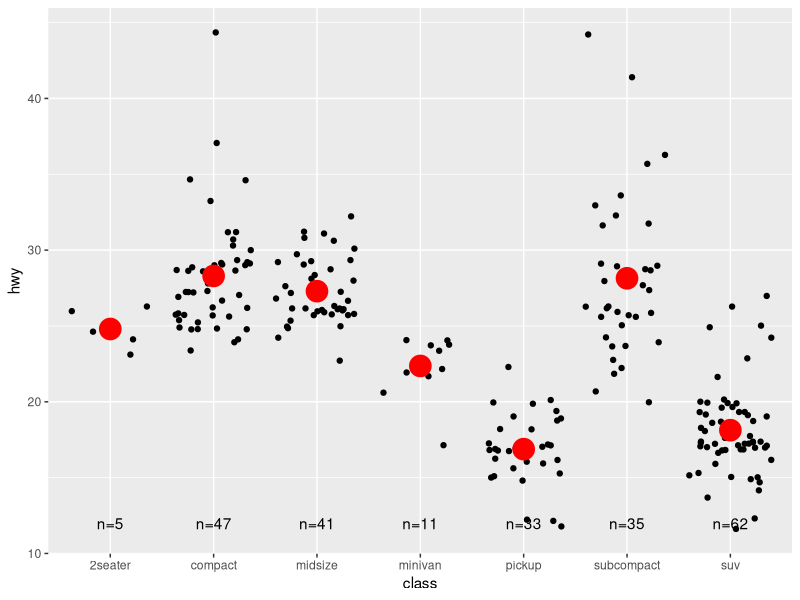
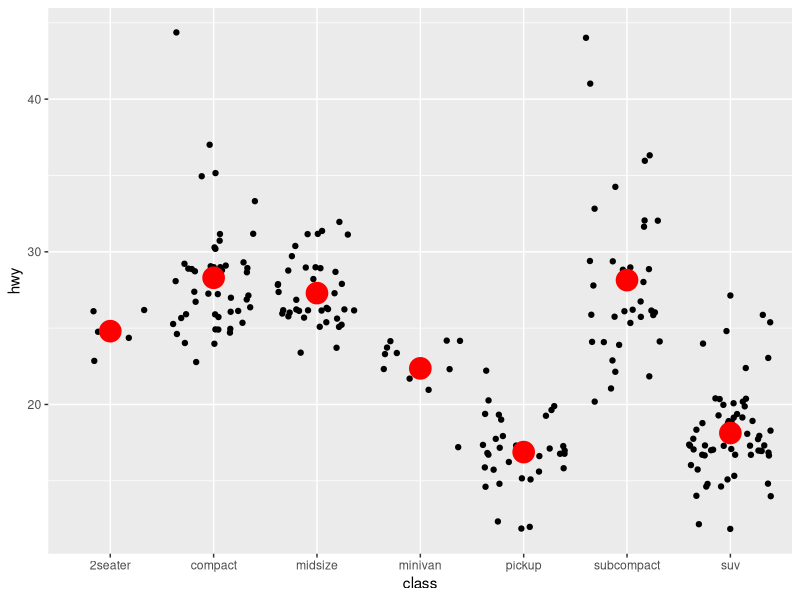
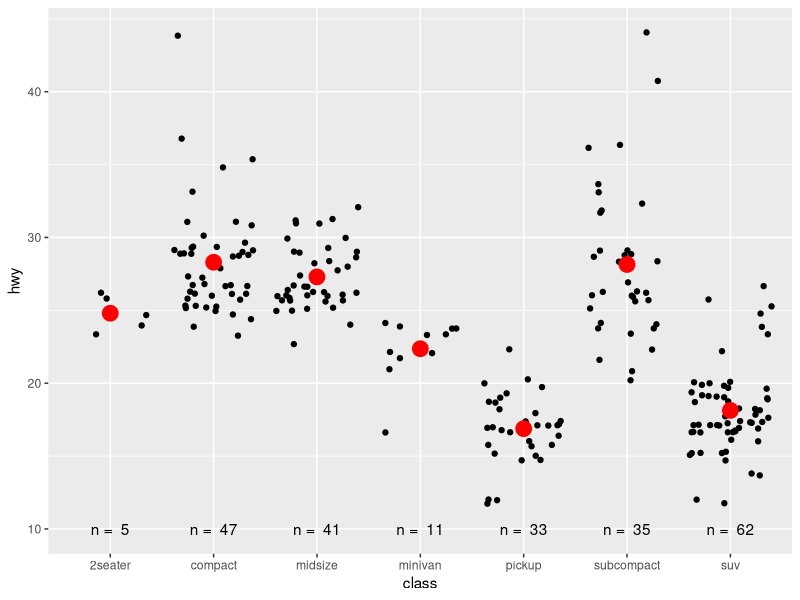
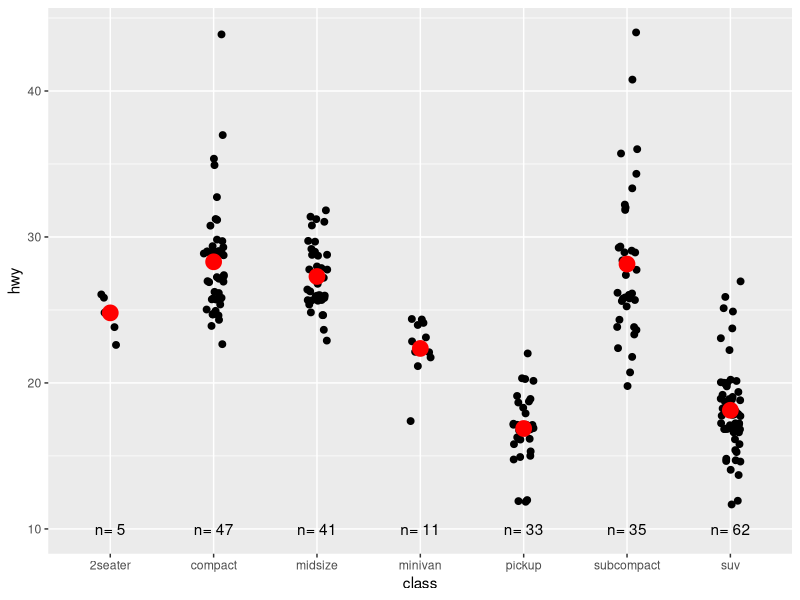
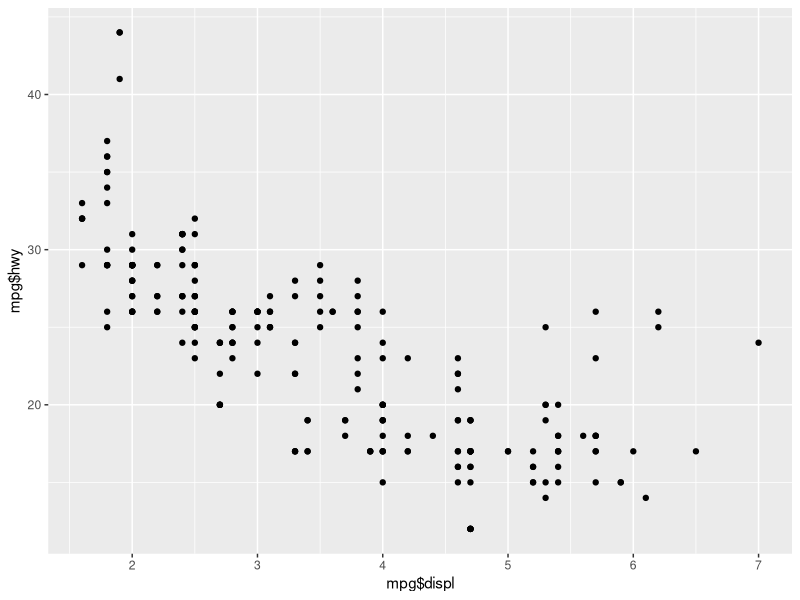
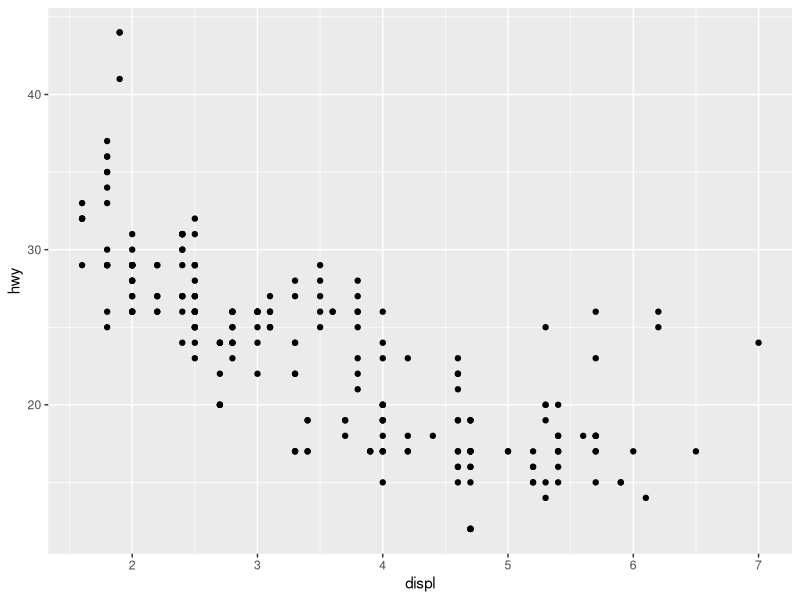
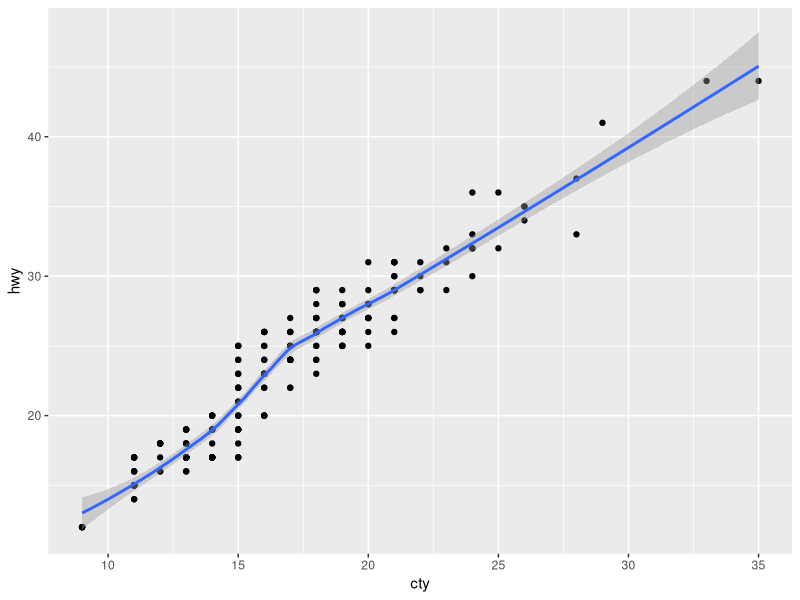
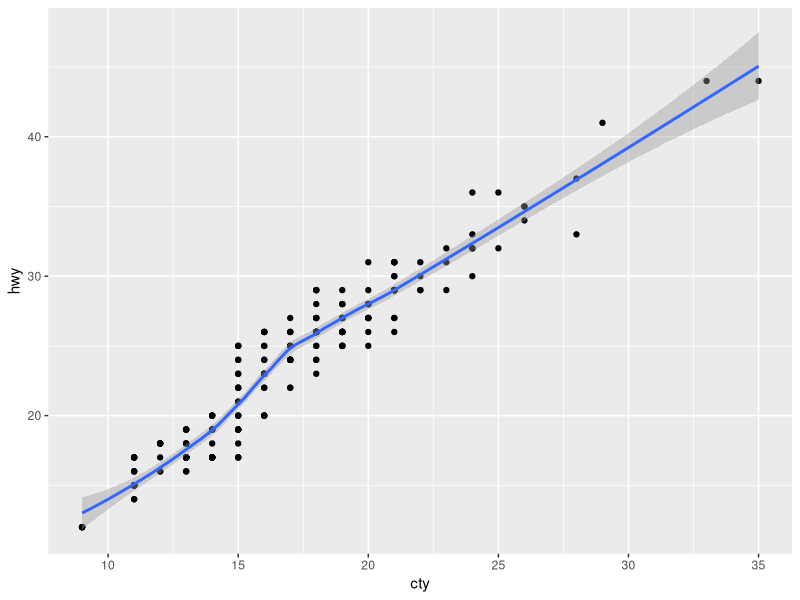

Source code (R) for these figures, in order: (Note: this script raises an error after producing the figures.)
## ---- chunk 1
library(tidyverse)

## ---- chunk 2

class <- mpg %>% 
  group_by(class) %>% 
  summarise(n = n(), hwy = mean(hwy),
            .groups = "drop")

# create annotation vector
classMeans <- str_c("n=", class$n, sep = "") 

ggplot() +
  geom_jitter(aes(class, hwy), data = mpg) +
  geom_point(aes(class, hwy), data = class, color = "red", size = 7) +
  geom_text(aes(class, min(mpg$hwy), label = classMeans), data = class)

# alternative version from later in chapter
ggplot(mpg, aes(class, hwy)) +
  geom_jitter() +
  geom_point(stat = "summary", fun = "mean", colour = "red", size = 7)

# AM solution with label as new column
class <- mpg %>%
  group_by(class) %>%
  summarise(n = n(), hwy = mean(hwy),
            .groups = "drop") %>%
  mutate(nlabel = paste("n = ",n))

ggplot(mpg, aes(class, hwy)) +
  geom_point(position = "jitter") +
  geom_point(data = class,colour = "red",size = 5) +
  geom_text(data = class,aes(label = nlabel, y = 10))

#YX solution
t<-paste("n=",class$n)
ggplot(mpg,aes(x=class,y=hwy))+
geom_jitter(width = 0.1, size=2)+ # use width to constrain the points
geom_point(aes(x=class,y=hwy),data = class,colour="red",size=5)+
geom_text(aes(label=t,y=10),data=class)

## ---- chunk 3

# given
ggplot(mpg) + 
  geom_point(aes(mpg$displ, mpg$hwy))

# fixed
ggplot(mpg) + 
  geom_point(aes(displ, hwy))

# given
ggplot() + 
 geom_point(mapping = aes(y = hwy, x = cty), data = mpg) +
 geom_smooth(data = mpg, mapping = aes(cty, hwy))

# simplified
ggplot(mpg, aes(cty, hwy)) + 
 geom_point() +
 geom_smooth()

# given
ggplot(diamonds, aes(carat, price)) + 
  geom_point(aes(log(brainwt), log(bodywt)), data = msleep)

# simlipfied
ggplot() + 
  geom_point(aes(log(brainwt), log(bodywt)), msleep)



## ---- chunk 4

ggplot(mpg) +
  geom_point(aes(class, cty)) + 
  geom_boxplot(aes(trans, hwy))

## ---- chunk 5

# categorical x axis with continuous x axis on second layer
# gives error
ggplot(mpg) +
  geom_point(aes(class, hwy)) +
  geom_point(aes(hwy, class), color = "red")

## ---- chunk 6

# continuous x axis with categorical x axis on second layer
# gives error
ggplot(mpg) +
  geom_point(aes(hwy, class), color = "red") +
  geom_point(aes(class, hwy))

## ---- chunk 7

# from YX solution
ggplot(data=mpg,aes(x=drv,y=displ))+
geom_violin(lwd=1)

ggplot(data=mpg,aes(x=hwy,y=cty))+
geom_jitter(alpha=0.2,size=mpg$displ,height = 0.1) #??

ggplot(data=mpg,aes(x=hwy,y=cty))+
geom_hex(bins=10,show.legend = F)

ggplot(data=mpg,aes(x=cyl,y=drv))+
geom_jitter(width = 0.1,height=0.2, size=3)

ggplot(data=economics,aes(x=date,y=psavert))+
geom_area()

ggplot(data=economics,aes(x=uempmed,y=psavert))+
geom_path(lwd=1)

## ---- chunk 8

# given
mod <- loess(hwy ~ displ, data = mpg)
smoothed <- data.frame(displ = seq(1.6, 7, length = 50))
pred <- predict(mod, newdata = smoothed, se = TRUE) 
smoothed$hwy <- pred$fit
smoothed$hwy_lwr <- pred$fit - 1.96 * pred$se.fit
smoothed$hwy_upr <- pred$fit + 1.96 * pred$se.fit

# make geom_smooth
plot1 <- ggplot(mpg, aes(displ, hwy)) +
  geom_smooth(method = "loess", formula = "y~x")
plot1

# find colors in ggplot
# this is really cool!!!
ggplot_build(plot1)$data

# make equivalent to geom_smooth
ggplot(smoothed, aes(displ, hwy)) +
  geom_ribbon(aes(ymin = hwy_lwr, ymax = hwy_upr), alpha = 0.2) +
    geom_line(color = "#3366FF", size = 1)



